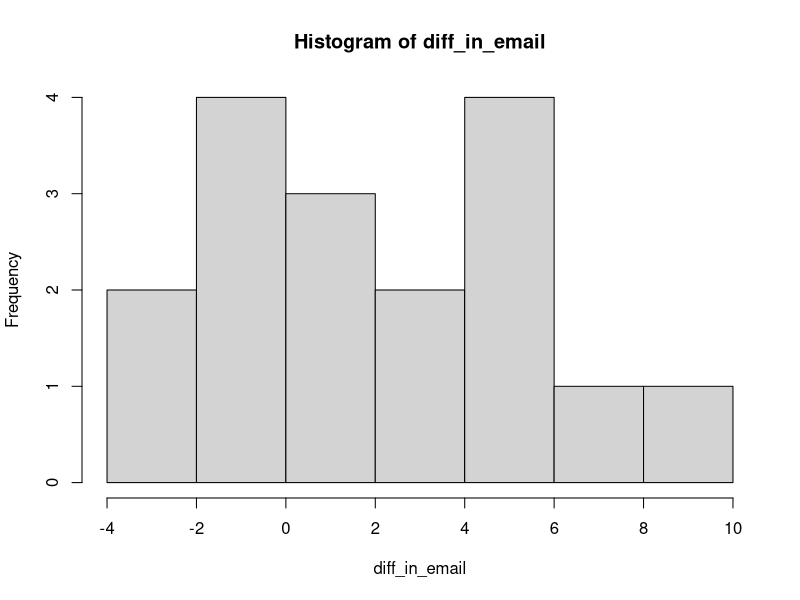

Here is the R script that generated this plot:
## ---- chunk 1
knitr::opts_chunk$set(echo = TRUE)
library(ggplot2)
## ---- chunk 2
## SP20 data. may be interesting to retain/compare
y_u <- c(3, 3, 5, 4, 4, 10, 4, 5, 8, 5, 5, 10, 4, 15, 5)
y_g <- c(4, 5, 10, 4, 5)
n_u <- length(y_u)
n_g <- length(y_g)

## For simplicity, assume the same priors for each group
## prior mean
m <- 5
## prior variance
s2 <- 10^2
## Assuming equal, known variance!
sigma2 <- 3^2

## Compute the posterior for each sample
compute_normalMean_normalPrior <- function(m, s2, n, y_bar, sigma2){
    ## posterior precision is the sum of prior and sample precision
    total_precision <- 1/s2 + n/sigma2
    s_prime2 <- 1/total_precision
    ## posterior mean is the weighted average of prior and sample mean
    m_prime <- ( (1/s2) / total_precision ) * m + ( (n/sigma2) / total_precision ) * y_bar
    ## return as a list
    list(m_prime=m_prime, s_prime2=s_prime2, s_prime = sqrt(s_prime2))
}

(mu_u_post <- compute_normalMean_normalPrior(m = m, s2 = s2, n =  n_u, y_bar = mean(y_u), sigma2 = sigma2))
(mu_g_post <- compute_normalMean_normalPrior(m = m, s2 = s2, n =  n_g, y_bar = mean(y_g), sigma2 = sigma2))
## ---- chunk 3
## First find the posterior for the difference in means.
## Since the samples were independent this is easily to compute.
mu_d_mean <- mu_g_post$m_prime - mu_u_post$m_prime
mu_d_stderror <- sqrt(mu_g_post$s_prime2 + mu_u_post$s_prime2)

## Difference of normal rvs is also normal
## Here is a 95% credible interval for mu_d
c(mu_d_mean - qnorm(0.975) * mu_d_stderror, mu_d_mean + qnorm(0.975) * mu_d_stderror)

## 1-sided credible interval (upper bound)
z_star <- qnorm(0.950)
mu_d_mean + z_star * mu_d_stderror
## ---- chunk 4
## one sided hypothesis test 
pnorm(0, mean = mu_d_mean, sd = mu_d_stderror)
## z score (to use a table)
pnorm((0 - mu_d_mean) / mu_d_stderror)
## ---- chunk 5
## We do
alpha = 0.1
z_star = qnorm( 1 - alpha /2 )
c(mu_d_mean -  z_star * mu_d_stderror, mu_d_mean + z_star * mu_d_stderror)
## ---- chunk 6
## The (unbiased) variance estimators given by Bolstad & Curran are built into R
1 / ( length(y_g) - 1 ) * sum( (y_g - mean(y_g) )^2 )
var(y_g)
## ---- chunk 7
diff_in_email <- c(-2, 0, -1, -3, 5, 1, 2 , 5, 0, 4, 5, 0, 4, 2 ,6 ,10, 8)
length(diff_in_email)
summary(diff_in_email)
hist(diff_in_email)

## Skeptical, Weakly Informative Prior (WIP) 
m = 0
s2 = 20^2

## Treat these (differenced data) a sample from a single normal population with unknown variance
(post_param <- compute_normalMean_normalPrior(m = m, s2 = s2, n = length(diff_in_email), y_bar = mean(diff_in_email), sigma2 = var(diff_in_email)))

## ---- chunk 8
n <- length(diff_in_email)
## critical value
alpha <- 0.05
t_star <- qt(p = 1 - alpha / 2, df = n - 1)
## two-sided interval
c( post_param$m_prime - ( t_star * post_param$s_prime ) ,
post_param$m_prime + (  t_star * post_param$s_prime ) )
## 1-sided
t_star <- qt(p = 1 - alpha, df = n - 1)
post_param$m_prime - ( t_star * post_param$s_prime ) ## lower bound 1-sided
post_param$m_prime + ( t_star * post_param$s_prime ) ## upper bound 1-sided
## ---- chunk 9
## Flat improper prior for the mean has infinite variance
(post_param <- compute_normalMean_normalPrior(m = 0, s2 = Inf, n = length(diff_in_email), y_bar = mean(diff_in_email), sigma2 = var(diff_in_email)))
t_star <- qt(p = 1 - alpha / 2, df = n - 1)
## two-sided interval
c( post_param$m_prime - ( t_star * post_param$s_prime ) ,
post_param$m_prime + (  t_star * post_param$s_prime ) )
## easy way, just compute the classical frequentist version
t.test(x = diff_in_email, conf.level = 0.95)
